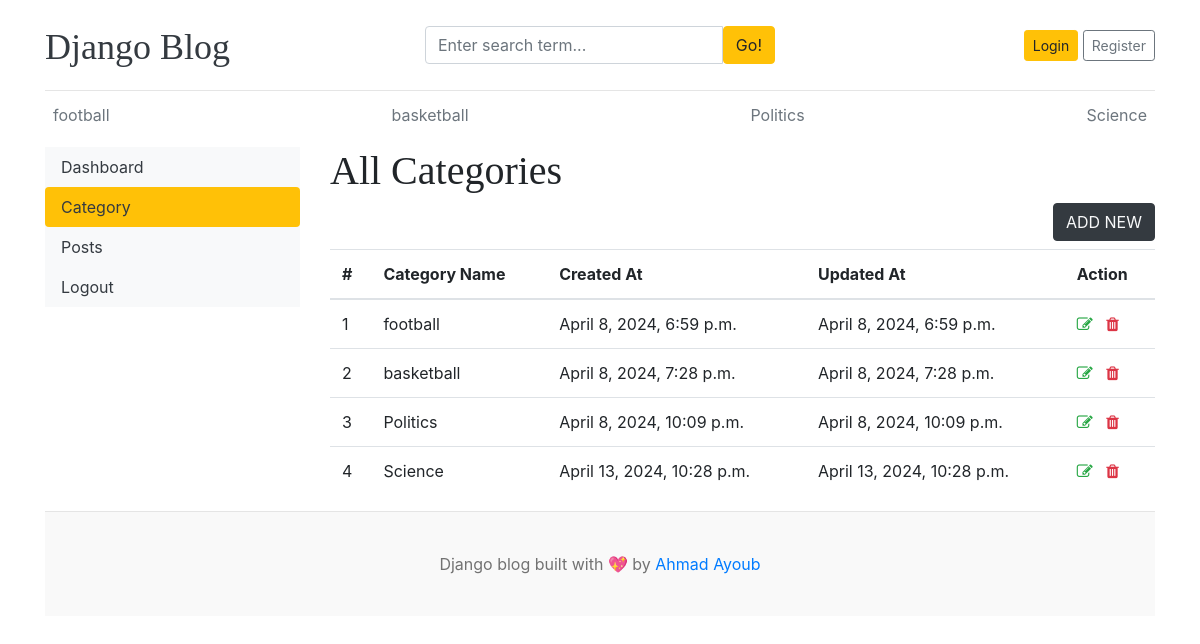
/dashboard/categories/, run on the app's committed database.
### blogs/models.py (models this page shows)
class Category(models.Model):
    category_name = models.CharField(max_length=50,unique=True)
    create_at = models.DateTimeField(auto_now_add=True)
    updated_at = models.DateTimeField(auto_now=True)
    class Meta:
        verbose_name_plural = "categories"
    def __str__(self):
        return self.category_name

### dashboards/views.py (the view)
# urls.py: path('categories/',views.categories,name='categories'),
def categories(request):
    return render(request,'dashboard/categories.html')

### blogs/context_processors.py (called while the page is built)
def get_categories(request):
    categories = Category.objects.all()
    return dict(categories=categories)

def get_social_link(request):
    social_link = SocialLink.objects.all()
    return dict(social_link=social_link)

### templates/dashboard/categories.html (shortened to what this page needs)
{% extends 'base.html' %}
{% block content %}
<div class="row">
   {% include 'dashboard/sidebar.html' %}
    <div class="col-md-9">
        <h1>All Categories</h1>
        <a href="{% url 'add_category' %}" class="btn btn-dark text-light float-right mb-2 ">ADD NEW</a>
        <table class="table table-hover">
            <thead>
              <tr>
                <th scope="col">#</th>
                <th scope="col">Category Name</th>
                <th scope="col">Created At</th>
                <th scope="col">Updated At</th>
                <th>Action</th>
              </tr>
            </thead>
            <tbody>
                {% for cat in categories %}
              <tr>
                <td>{{ forloop.counter }} </td>
                <td>{{ cat }}</td>
                <td>{{ cat.create_at }}</td>
                <td>{{ cat.updated_at }}</td>
                <td>
                   <a href="{% url 'edit_category' cat.id %}"><i class='fa fa-edit text-success'></i></a>
               <a href="{% url 'delete_category' cat.id %}"><i class='fa fa-trash text-danger'></i></a>
            </td>
              </tr>
              {% endfor %}
            </tbody>
          </table>
    </div>
</div>
{% endblock %}

### templates/base.html (shortened to what this page needs)
{% load static %}
<!DOCTYPE html>
<html lang="en">
<head>
    <link href="https://getbootstrap.com/docs/4.0/dist/css/bootstrap.min.css" rel="stylesheet">
    <link href="{% static 'css/blog.css' %}" rel="stylesheet">
    <link rel="stylesheet" href="https://cdnjs.cloudflare.com/ajax/libs/font-awesome/4.7.0/css/font-awesome.min.css">
  </head>
<body>
    <div class="container">
      <header class="blog-header py-3">
        <div class="row flex-nowrap justify-content-between align-items-center">
          <div class="col-4 pt-1">
            <a class="blog-header-logo text-dark" href="/">Django Blog</a>
          </div>
          <div class="col-4">
            <form action="{% url 'search' %}" method="GET">
              <div class="input-group">
                <input class="form-control" type="text" name="keyword" value="{{ keyword }}" placeholder="Enter search term..." aria-label="Enter search term..." aria-describedby="button-search" />
                <button type="submit" class="btn btn-warning" id="button-search" type="button">Go!</button>
            </div>
            </form>
          </div>
          <div class="col-4 d-flex justify-content-end align-items-center">
            {% if not user.is_authenticated %}
            <a class="btn btn-sm btn-warning" href="{% url 'login' %}">Login</a> &nbsp;
            <a class="btn btn-sm btn-outline-secondary" href="{% url 'register' %}">Register</a>
            {% else %}
            <span><a href="{% url 'dashboard' %}">Dashboard</a></span>
            &emsp;
            <span><a href="{% url 'logout' %}">Logout</a></span>
            {% endif %}
          </div>
        </div>
      </header>
      <div class="nav-scroller py-1 mb-2">
        <nav class="nav d-flex justify-content-between">
          {% for cat in categories %}
          <a class="p-2 text-muted" href="{% url 'posts_by_category' cat.id %}">{{ cat.category_name }}</a>
          {% endfor %}
        </nav>
      </div>
{% block content %}
{% endblock %}
<footer class="blog-footer">
    <p>Django blog built with 💖 by <a href="#">Ahmad Ayoub</a></p>
  </footer>
  </body>
  </html>

### blog_main/static/css/blog.css (style rules this page uses)
.blog-header { border-bottom: 1px solid #e5e5e5; }
.blog-header-logo { font-family: "Playfair Display", Georgia, "Times New Roman", serif; font-size: 2.25rem; }
h1, h2, h3, h4, h5, h6 { font-family: "Playfair Display", Georgia, "Times New Roman", serif; }
.blog-footer { padding: 2.5rem 0; color: #727272; text-align: center; background-color: #f9f9f9; border-top: .05rem solid #e5e5e5; }
.blog-footer p:last-child { margin-bottom: 0; }

### data on the page
Category: category_name "football", create_at "April 8, 2024, 6:59 p.m.", updated_at "April 8, 2024, 6:59 p.m."
Category: category_name "basketball", create_at "April 8, 2024, 7:28 p.m.", updated_at "April 8, 2024, 7:28 p.m."
Category: category_name "Politics", create_at "April 8, 2024, 10:09 p.m.", updated_at "April 8, 2024, 10:09 p.m."
Category: category_name "Science", create_at "April 13, 2024, 10:28 p.m.", updated_at "April 13, 2024, 10:28 p.m."
